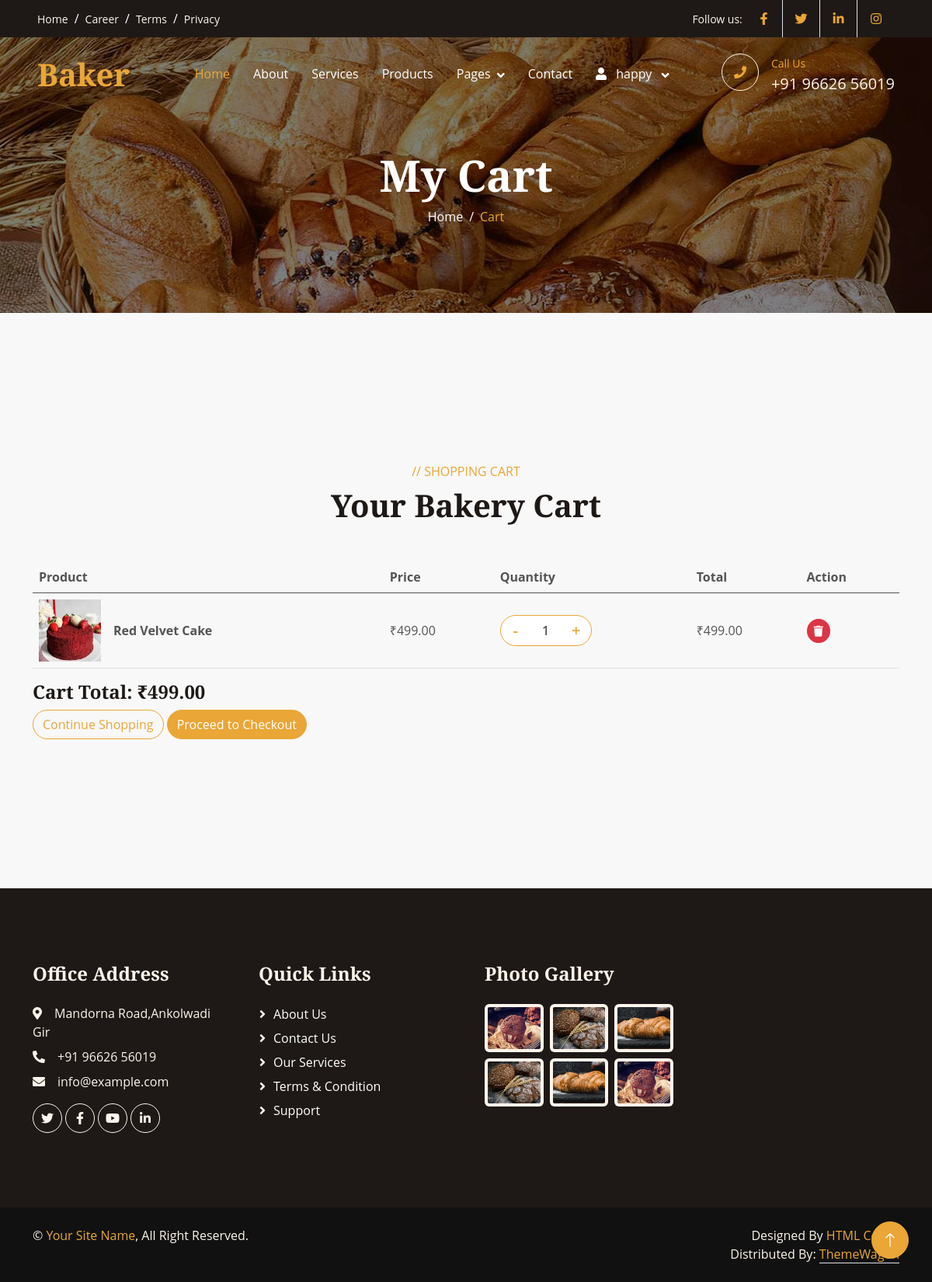
The app's page /cart/ (signed in) with its own data.
### myapp/models.py (models this page shows, shortened)
class CartItems(models.Model):
    cart=models.ForeignKey(Cart,on_delete=models.CASCADE,related_name='items')
    products=models.ForeignKey(Product,on_delete=models.CASCADE)
    quentity=models.PositiveIntegerField(default=1)
    @property
    def total_price(self):
        return self.products.price * self.quentity

class Product(models.Model):
    category=models.ForeignKey("Category",on_delete=models.CASCADE,related_name='products')
    name=models.CharField(max_length=255,null=True,blank=True)
    description=models.TextField(null=True,blank=True)
    price=models.DecimalField(max_digits=10, decimal_places=2)
    stock=models.BigIntegerField(default=0)
    image=models.ImageField(upload_to='products',blank=True,null=True)
    created_at=models.DateTimeField(auto_now_add=True)

### myapp/views.py (the view)
# urls.py: path('cart/',views.cart,name='cart'),
@login_required
def cart(request):
    cart, created = Cart.objects.get_or_create(
        user=request.user
    )
    cart_items = cart.items.all()
    total = sum(
        item.total_price
        for item in cart_items
    )
    return render(request, 'cart.html', {
        'cart_items': cart_items,
        'total': total
    })

### myapp/templates/cart.html (shortened to what this page needs)
{% extends 'main.html' %}
{% load static %}
{% block content %}
<div class="container-fluid page-header py-6 wow fadeIn">
    <div class="container text-center pt-5 pb-3">
        <h1 class="display-4 text-white">
            My Cart
        </h1>
        <nav aria-label="breadcrumb">
            <ol class="breadcrumb justify-content-center mb-0">
                <li class="breadcrumb-item">
                    <a class="text-white"
                       href="{% url 'index' %}">
                        Home
                    </a>
                </li>
                <li class="breadcrumb-item text-primary active">
                    Cart
                </li>
            </ol>
        </nav>
    </div>
</div>
<div class="container-xxl py-6">
    <div class="container">
        <div class="text-center mb-5">
            <p class="text-primary text-uppercase mb-2">
                // Shopping Cart
            </p>
            <h1 class="display-6">
                Your Bakery Cart
            </h1>
        </div>
        {% if cart_items %}
        <div class="table-responsive">
            <table class="table align-middle">
                <thead>
                    <tr>
                        <th>Product</th>
                        <th>Price</th>
                        <th>Quantity</th>
                        <th>Total</th>
                        <th>Action</th>
                    </tr>
                </thead>
                <tbody>
                    {% for item in cart_items %}
                    <tr id="cart-row-{{ item.id }}">
                        <td>
                            <div class="d-flex align-items-center">
                                {% if item.products.image %}
                                <img src="{{ item.products.image.url }}"
                                    width="80"
                                    height="80"
                                    class="cart-product-image me-3"
                                    alt="{{ item.products.name }}">
                                {% endif %}
                                <strong>
                                    {{ item.products.name }}
                                </strong>
                            </div>
                        </td>
                        <td>
                            ₹{{ item.products.price }}
                        </td>
                        <td>
                            <div class="quantity-box">
                            <button type="button"
                                    class="quantity-btn"
                                    onclick="changeQuantity({{ item.id }}, -1)">
                                -
                            </button>
                            <span id="quantity-{{ item.id }}" class="quantity-number">
                                {{ item.quentity }}
                            </span>
                            <button type="button"
                                    class="quantity-btn"
                                    onclick="changeQuantity({{ item.id }}, 1)">
                                +
                            </button>
                            </div>
                        </td>
                        <td id="item-total-{{ item.id }}">
                            ₹{{ item.total_price }}
                        </td>
                        <td>
                            <button type="button"
                                    class="btn btn-danger btn-sm rounded-circle"
                                    onclick="removeItem({{ item.id }})"
                                    title="Remove from cart">
                                <i class="fa fa-trash"></i>
                            </button>
                        </td>
                    </tr>
                    {% endfor %}
                </tbody>
            </table>
        </div>
        <div class="cart-total-box">
            <h4>
                Cart Total:
                <span id="cart-total">₹{{ total }}</span>
            </h4>
            <a href="{% url 'product' %}"
               class="btn btn-outline-primary rounded-pill">
                Continue Shopping
            </a>
            <a href="{% url 'checkout' %}"
               class="btn btn-primary rounded-pill">
                Proceed to Checkout
            </a>
        </div>
        {% endif %}
    </div>
</div>
{% endblock content %}

### templates/main.html (shortened to what this page needs)
{% load static %}
<!DOCTYPE html>
<html lang="en">
<head>
    <link href="https://cdnjs.cloudflare.com/ajax/libs/font-awesome/5.10.0/css/all.min.css" rel="stylesheet">
    <link href="https://cdn.jsdelivr.net/npm/bootstrap-icons@1.4.1/font/bootstrap-icons.css" rel="stylesheet">
    <link href="{% static 'lib/animate/animate.min.css' %}" rel="stylesheet">
    <link href="{% static 'lib/owlcarousel/assets/owl.carousel.min.css' %}" rel="stylesheet">
    <link href="{% static 'css/bootstrap.min.css' %}" rel="stylesheet">
    <link href="{% static 'css/style.css' %}" rel="stylesheet">
</head>
<body>
    <div class="container-fluid top-bar bg-dark text-light px-0 wow fadeIn" data-wow-delay="0.1s">
        <div class="row gx-0 align-items-center d-none d-lg-flex">
            <div class="col-lg-6 px-5 text-start">
                <ol class="breadcrumb mb-0">
                    <li class="breadcrumb-item"><a class="small text-light" href="#">Home</a></li>
                    <li class="breadcrumb-item"><a class="small text-light" href="#">Career</a></li>
                    <li class="breadcrumb-item"><a class="small text-light" href="#">Terms</a></li>
                    <li class="breadcrumb-item"><a class="small text-light" href="#">Privacy</a></li>
                </ol>
            </div>
            <div class="col-lg-6 px-5 text-end">
                <small>Follow us:</small>
                <div class="h-100 d-inline-flex align-items-center">
                    <a class="btn-lg-square text-primary border-end rounded-0" href=""><i class="fab fa-facebook-f"></i></a>
                    <a class="btn-lg-square text-primary border-end rounded-0" href=""><i class="fab fa-twitter"></i></a>
                    <a class="btn-lg-square text-primary border-end rounded-0" href=""><i class="fab fa-linkedin-in"></i></a>
                    <a class="btn-lg-square text-primary pe-0" href=""><i class="fab fa-instagram"></i></a>
                </div>
            </div>
        </div>
    </div>
    <nav class="navbar navbar-expand-lg navbar-dark fixed-top py-lg-0 px-lg-5 wow fadeIn" data-wow-delay="0.1s">
        <a href="{% url 'index' %}" class="navbar-brand ms-4 ms-lg-0">
            <h1 class="text-primary m-0">Baker</h1>
        </a>
        <div class="collapse navbar-collapse" id="navbarCollapse">
            <div class="navbar-nav mx-auto p-4 p-lg-0">
                <a href="{% url 'index' %}" class="nav-item nav-link active">Home</a>
                <a href="{% url 'about' %}" class="nav-item nav-link">About</a>
                <a href="{% url 'service' %}" class="nav-item nav-link">Services</a>
                <a href="{% url 'product' %}" class="nav-item nav-link">Products</a>
                <div class="nav-item dropdown">
                    <a href="#" class="nav-link dropdown-toggle" data-bs-toggle="dropdown">Pages</a>
                </div>
                <a href="{% url 'contact' %}" class="nav-item nav-link">Contact</a>
                {% if user.is_authenticated %}
                        <div class="nav-item dropdown">
                            <a href="#"
                            class="nav-link dropdown-toggle"
                            data-bs-toggle="dropdown">
                                <i class="fa fa-user me-2"></i>
                                {{ user.username }}
                            </a>
                        </div>
                    {% endif %}
            </div>
            <div class=" d-none d-lg-flex">
                <div class="flex-shrink-0 btn-lg-square border border-light rounded-circle">
                    <i class="fa fa-phone text-primary"></i>
                </div>
                <div class="ps-3">
                    <small class="text-primary mb-0">Call Us</small>
                    <p class="text-light fs-5 mb-0">+91 96626 56019</p>
                </div>
            </div>
        </div>
    </nav>
    <main>
        {% block content %}
        {% endblock content %}
    </main>
    <div class="container-fluid bg-dark text-light footer my-6 mb-0 py-5 wow fadeIn" data-wow-delay="0.1s">
        <div class="container py-5">
            <div class="row g-5">
                <div class="col-lg-3 col-md-6">
                    <h4 class="text-light mb-4">Office Address</h4>
                    <p class="mb-2"><i class="fa fa-map-marker-alt me-3"></i>Mandorna Road,Ankolwadi Gir</p>
                    <p class="mb-2"><i class="fa fa-phone-alt me-3"></i>+91 96626 56019</p>
                    <p class="mb-2"><i class="fa fa-envelope me-3"></i>info@example.com</p>
                    <div class="d-flex pt-2">
                        <a class="btn btn-square btn-outline-light rounded-circle me-1" href=""><i class="fab fa-twitter"></i></a>
                        <a class="btn btn-square btn-outline-light rounded-circle me-1" href=""><i class="fab fa-facebook-f"></i></a>
                        <a class="btn btn-square btn-outline-light rounded-circle me-1" href=""><i class="fab fa-youtube"></i></a>
                        <a class="btn btn-square btn-outline-light rounded-circle me-0" href=""><i class="fab fa-linkedin-in"></i></a>
                    </div>
                </div>
                <div class="col-lg-3 col-md-6">
                    <h4 class="text-light mb-4">Quick Links</h4>
                    <a class="btn btn-link" href="{% url 'about' %}">About Us</a>
                    <a class="btn btn-link" href="{% url 'contact' %}">Contact Us</a>
                    <a class="btn btn-link" href="{% url 'service' %}">Our Services</a>
                    <a class="btn btn-link" href="">Terms & Condition</a>
                    <a class="btn btn-link" href="">Support</a>
                </div>
                <div class="col-lg-3 col-md-6">
                    <h4 class="text-light mb-4">Photo Gallery</h4>
                    <div class="row g-2">
                        <div class="col-4">
                            <img class="img-fluid bg-light rounded p-1" src="{% static 'img/product-1.jpg' %}" alt="Image">
                        </div>
                        <div class="col-4">
                            <img class="img-fluid bg-light rounded p-1" src="{% static 'img/product-2.jpg' %}" alt="Image">
                        </div>
                        <div class="col-4">
                            <img class="img-fluid bg-light rounded p-1" src="{% static 'img/product-3.jpg' %}" alt="Image">
                        </div>
                        <div class="col-4">
                            <img class="img-fluid bg-light rounded p-1" src="{% static 'img/product-2.jpg' %}" alt="Image">
                        </div>
                        <div class="col-4">
                            <img class="img-fluid bg-light rounded p-1" src="{% static 'img/product-3.jpg' %}" alt="Image">
                        </div>
                        <div class="col-4">
                            <img class="img-fluid bg-light rounded p-1" src="{% static 'img/product-1.jpg' %}" alt="Image">
                        </div>
                    </div>
                </div>
            </div>
        </div>
    </div>
    <div class="container-fluid copyright text-light py-4 wow fadeIn" data-wow-delay="0.1s">
        <div class="container">
            <div class="row">
                <div class="col-md-6 text-center text-md-start mb-3 mb-md-0">
                    &copy; <a href="#">Your Site Name</a>, All Right Reserved.
                </div>
                <div class="col-md-6 text-center text-md-end">
                    Designed By <a href="https://htmlcodex.com">HTML Codex</a>
                    <br>Distributed By: <a class="border-bottom" href="https://themewagon.com" target="_blank">ThemeWagon</a>
                </div>
            </div>
        </div>
    </div>
    <a href="#" class="btn btn-lg btn-primary btn-lg-square rounded-circle back-to-top"><i class="bi bi-arrow-up"></i></a>
</body>
</html>

### myapp/static/css/style.css (style rules this page uses)
:root { --primary: #EAA636; --secondary: #545454; --light: #FDF5EB; --dark: #1E1916; }
h4, h5, h6, .h4, .h5, .h6 { font-weight: 600 !important; }
.py-6 { padding-top: 6rem; padding-bottom: 6rem; }
.my-6 { margin-top: 6rem; margin-bottom: 6rem; }
.back-to-top { position: fixed; display: none; right: 30px; bottom: 30px; z-index: 99; }
.btn { font-weight: 500; transition: .5s; }
.btn.btn-primary { color: #FFFFFF; }
.btn-square { width: 38px; height: 38px; }
.btn-lg-square { width: 48px; height: 48px; }
.btn-square, .btn-sm-square, .btn-lg-square { padding: 0; display: flex; align-items: center; justify-content: center; font-weight: normal; }
.navbar .dropdown-toggle::after { border: none; content: "\f107"; font-family: "Font Awesome 5 Free"; font-weight: 900; vertical-align: middle; margin-left: 8px; }
.navbar .navbar-nav .nav-link { padding: 35px 15px; color: var(--light); outline: none; }
.navbar .navbar-nav .nav-link:hover, .navbar .navbar-nav .nav-link.active { color: var(--primary); }
.navbar.fixed-top { transition: .5s; }
.page-header { margin-bottom: 6rem; background: linear-gradient(rgba(0, 0, 0, .5), rgba(0, 0, 0, .5)), url(../img/carousel-1.jpg) center center no-repeat; background-size: cover; }
.breadcrumb-item+.breadcrumb-item::before { color: var(--light); }
html, body { width: 100%; margin: 0; padding: 0; }
main { display: block !important; width: 100% !important; max-width: 100% !important; margin: 0 !important; padding: 0 !important; }
.footer .btn.btn-link { display: block; margin-bottom: 5px; padding: 0; text-align: left; color: var(--light); font-weight: normal; text-transform: capitalize; transition: .3s; }
.footer .btn.btn-link::before { position: relative; content: "\f105"; font-family: "Font Awesome 5 Free"; font-weight: 900; color: var(--light); margin-right: 10px; }
.copyright { background: #111111; }
.copyright a { color: var(--primary); }
:root { --primary: #eaa636; --secondary: #f5f5f5; --dark: #33211d; --light: #ffffff; --text: #555555; --border: #eeeeee; }
* { margin: 0; padding: 0; box-sizing: border-box; }
body { font-family: "Open Sans", sans-serif; background: #f8f8f8; color: var(--text); }
:root { --primary: #eaa636; --dark: #33211d; --light: #ffffff; --text: #555555; --border: #eeeeee; }
.quantity-box { display: inline-flex; align-items: center; border: 1px solid #EAA636; border-radius: 30px; overflow: hidden; background: #fff; }
.quantity-btn { width: 38px; height: 38px; border: none; background: transparent; color: #EAA636; font-size: 20px; font-weight: 600; cursor: pointer; }
.quantity-number { min-width: 40px; text-align: center; font-weight: 600; }

### records on screen
CartItems: products.image (picture), products.name "Red Velvet Cake", products.price "499.00", quentity "1", total_price "499.00"

### other values on screen
{{ user.username }} "happy"
{{ total }} "499.00"
